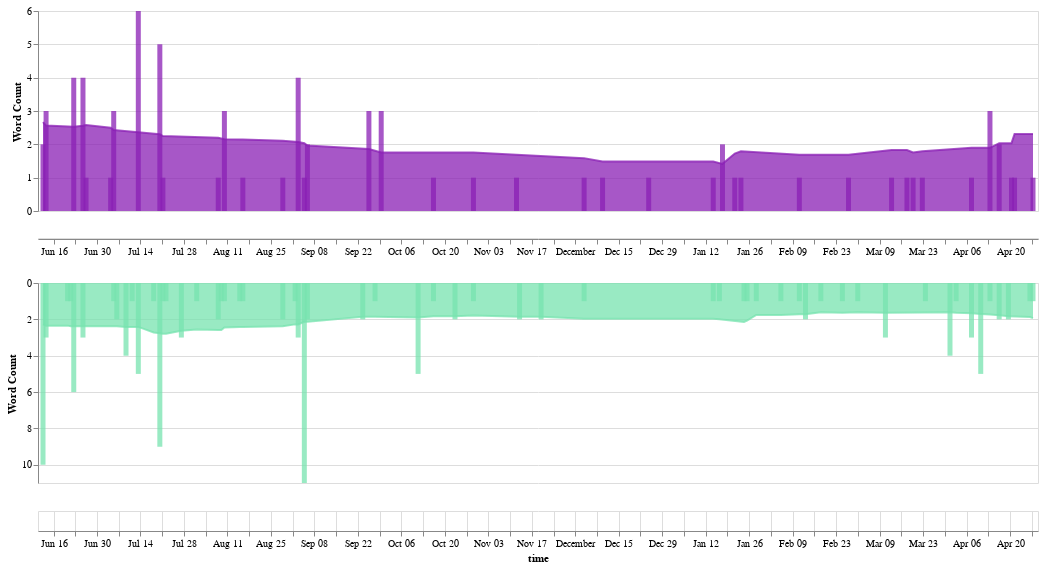

The cell this chart's notebook holds for it:
### Code cell
interval = alt.selection_interval(encodings=["x"])
word_selection = alt.selection_point(
    fields=['word'],
    value='я',
    empty=False,
    bind=alt.binding(
        input='search',
        placeholder="beloved",
        name='Word selection: ',
    )
)

color_scale = alt.Scale(domain=[chat.me.name, chat.you.name], range=["#8a1fb4", "#77e3af"])

#columns = source[["time", "name", "word", "lang", "count"]]

chart_base = alt.Chart(source).mark_bar().encode(
    x=alt.X("time:T").title("Date").axis(None),
    y=alt.Y("total_count:Q").impute(value=0).title("Word Count"),
    color=alt.Color("name:N").scale(color_scale).legend(None),
    opacity=alt.value(0.75),
    tooltip=["time:T", "name:N", "total_count:Q"]
).add_params(word_selection).transform_filter(word_selection).transform_aggregate(
    total_count="sum(count)",
    groupby=["time", "name"]
)

rolling_base = alt.Chart(source).mark_area(color="green", line={"color": "green", "opacity": 0.7}).encode(
    x=alt.X('time:T').title("Date").axis(None),
    y=alt.Y('rolling_mean:Q').impute(value=0),
    color=alt.Color("name:N"),
    opacity=alt.value(0.75)
).add_params(word_selection).transform_filter(word_selection).transform_aggregate(
    total_count="sum(count)",
    groupby=["time", "name"]
).transform_window(
    rolling_mean='mean(total_count)',
    frame=[-14, 14]
)

middle = chart_base.encode(
    x=alt.X('time:T'),
).mark_text().properties(height=1)

bases = [chart_base, rolling_base, middle]

chart, rolling_mean, middle = [base.encode(
    x=alt.X('time:T', scale=alt.Scale(domain=interval.to_dict())).title("Date").axis(None)
).properties(width=1000, height=200) for base in bases]
chart_view, rolling_mean_view, middle_view = [base.add_params(interval).properties(width=1000, height=50) for base in bases]

display((chart.transform_filter(alt.datum.name == chat.me.name) + rolling_mean.transform_filter(alt.datum.name == chat.me.name))
      & middle.encode(x=alt.X('time:T', scale=alt.Scale(domain=interval.to_dict())).title(None),
                      y=alt.Y("total_count:Q").title(None).axis(None)).properties(height=1)
      & (chart.transform_filter(alt.datum.name == chat.you.name).encode(
          x=alt.X("time:T").title("Date").axis(None),
          y=alt.Y("total_count:Q").impute(value=0).title("Word Count").sort('descending')
      ) + rolling_mean.transform_filter(alt.datum.name == chat.you.name))
       & middle_view.encode(y=alt.Y("total_count:Q").title(None).axis(None)).properties(height=20))

### Figure 1 — Vega-Lite specification as saved in the notebook (floating-point values rounded to 4 significant figures; data arrays with more than 128 entries replaced by an {"elided": "..."} marker saying what was removed)
{"config": {"view": {"continuousWidth": 300, "continuousHeight": 300}}, "vconcat": [{"layer": [{"mark": {"type": "bar"}, "encoding": {"color": {"field": "name", "legend": null, "scale": {"domain": ["артемис", "Anastasia"], "range": ["#8a1fb4", "#77e3af"]}, "type": "nominal"}, "opacity": {"value": 0.75}, "tooltip": [{"field": "time", "type": "temporal"}, {"field": "name", "type": "nominal"}, {"field": "total_count", "type": "quantitative"}], "x": {"axis": null, "field": "time", "scale": {"domain": {"param": "param_9"}}, "title": "Date", "type": "temporal"}, "y": {"field": "total_count", "impute": {"value": 0}, "title": "Word Count", "type": "quantitative"}}, "name": "view_17", "transform": [{"filter": {"param": "param_10", "empty": false}}, {"aggregate": [{"op": "sum", "field": "count", "as": "total_count"}], "groupby": ["time", "name"]}, {"filter": "(datum.name === 'артемис')"}]}, {"mark": {"type": "area", "color": "green", "line": {"color": "green", "opacity": 0.7}}, "encoding": {"color": {"field": "name", "type": "nominal"}, "opacity": {"value": 0.75}, "x": {"axis": null, "field": "time", "scale": {"domain": {"param": "param_9"}}, "title": "Date", "type": "temporal"}, "y": {"field": "rolling_mean", "impute": {"value": 0}, "type": "quantitative"}}, "transform": [{"filter": {"param": "param_10", "empty": false}}, {"aggregate": [{"op": "sum", "field": "count", "as": "total_count"}], "groupby": ["time", "name"]}, {"window": [{"op": "mean", "field": "total_count", "as": "rolling_mean"}], "frame": [-14, 14]}, {"filter": "(datum.name === 'артемис')"}]}], "height": 200, "width": 1000}, {"mark": {"type": "text"}, "encoding": {"color": {"field": "name", "legend": null, "scale": {"domain": ["артемис", "Anastasia"], "range": ["#8a1fb4", "#77e3af"]}, "type": "nominal"}, "opacity": {"value": 0.75}, "tooltip": [{"field": "time", "type": "temporal"}, {"field": "name", "type": "nominal"}, {"field": "total_count", "type": "quantitative"}], "x": {"field": "time", "scale": {"domain": {"param": "param_9"}}, "title": null, "type": "temporal"}, "y": {"axis": null, "field": "total_count", "title": null, "type": "quantitative"}}, "height": 1, "name": "view_18", "transform": [{"filter": {"param": "param_10", "empty": false}}, {"aggregate": [{"op": "sum", "field": "count", "as": "total_count"}], "groupby": ["time", "name"]}], "width": 1000}, {"layer": [{"mark": {"type": "bar"}, "encoding": {"color": {"field": "name", "legend": null, "scale": {"domain": ["артемис", "Anastasia"], "range": ["#8a1fb4", "#77e3af"]}, "type": "nominal"}, "opacity": {"value": 0.75}, "tooltip": [{"field": "time", "type": "temporal"}, {"field": "name", "type": "nominal"}, {"field": "total_count", "type": "quantitative"}], "x": {"axis": null, "field": "time", "title": "Date", "type": "temporal"}, "y": {"field": "total_count", "impute": {"value": 0}, "sort": "descending", "title": "Word Count", "type": "quantitative"}}, "name": "view_19", "transform": [{"filter": {"param": "param_10", "empty": false}}, {"aggregate": [{"op": "sum", "field": "count", "as": "total_count"}], "groupby": ["time", "name"]}, {"filter": "(datum.name === 'Anastasia')"}]}, {"mark": {"type": "area", "color": "green", "line": {"color": "green", "opacity": 0.7}}, "encoding": {"color": {"field": "name", "type": "nominal"}, "opacity": {"value": 0.75}, "x": {"axis": null, "field": "time", "scale": {"domain": {"param": "param_9"}}, "title": "Date", "type": "temporal"}, "y": {"field": "rolling_mean", "impute": {"value": 0}, "type": "quantitative"}}, "transform": [{"filter": {"param": "param_10", "empty": false}}, {"aggregate": [{"op": "sum", "field": "count", "as": "total_count"}], "groupby": ["time", "name"]}, {"window": [{"op": "mean", "field": "total_count", "as": "rolling_mean"}], "frame": [-14, 14]}, {"filter": "(datum.name === 'Anastasia')"}]}], "height": 200, "width": 1000}, {"mark": {"type": "text"}, "encoding": {"color": {"field": "name", "legend": null, "scale": {"domain": ["артемис", "Anastasia"], "range": ["#8a1fb4", "#77e3af"]}, "type": "nominal"}, "opacity": {"value": 0.75}, "tooltip": [{"field": "time", "type": "temporal"}, {"field": "name", "type": "nominal"}, {"field": "total_count", "type": "quantitative"}], "x": {"field": "time", "type": "temporal"}, "y": {"axis": null, "field": "total_count", "title": null, "type": "quantitative"}}, "height": 20, "name": "view_20", "transform": [{"filter": {"param": "param_10", "empty": false}}, {"aggregate": [{"op": "sum", "field": "count", "as": "total_count"}], "groupby": ["time", "name"]}], "width": 1000}], "data": {"name": "data-ad8946d6931a46cf2048f21a9eee3076"}, "params": [{"name": "param_10", "select": {"type": "point", "fields": ["word"]}, "bind": {"input": "search", "name": "Word selection: ", "placeholder": "beloved"}, "value": "я", "views": ["view_17", "view_18", "view_19", "view_20"]}, {"name": "param_9", "select": {"type": "interval", "encodings": ["x"]}, "views": ["view_20"]}], "$schema": "https://vega.github.io/schema/vega-lite/v5.20.1.json", "datasets": {"data-ad8946d6931a46cf2048f21a9eee3076": {"elided": "9519 records"}}}
